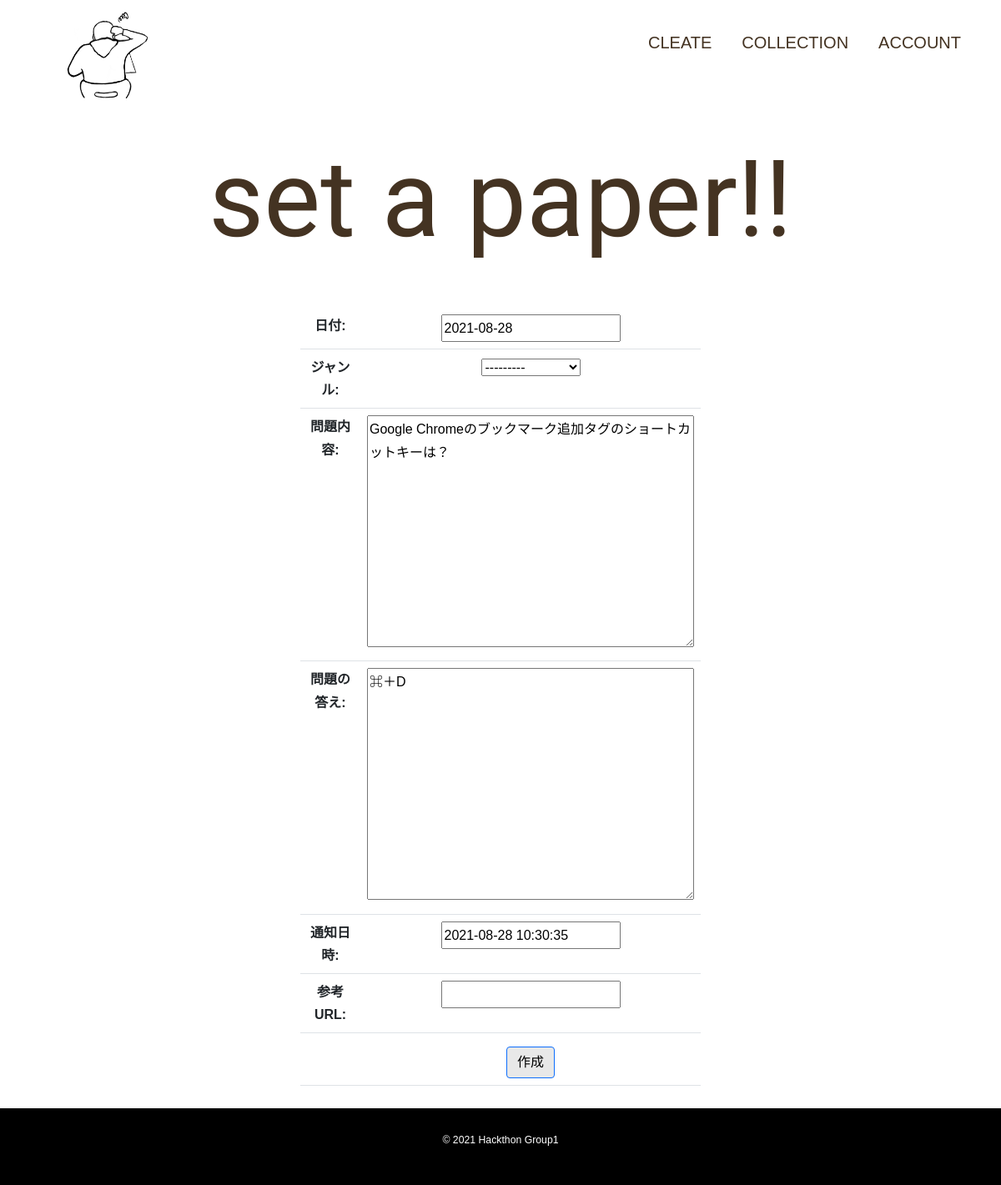
Page /posts/edit/2 on the earlier database version.
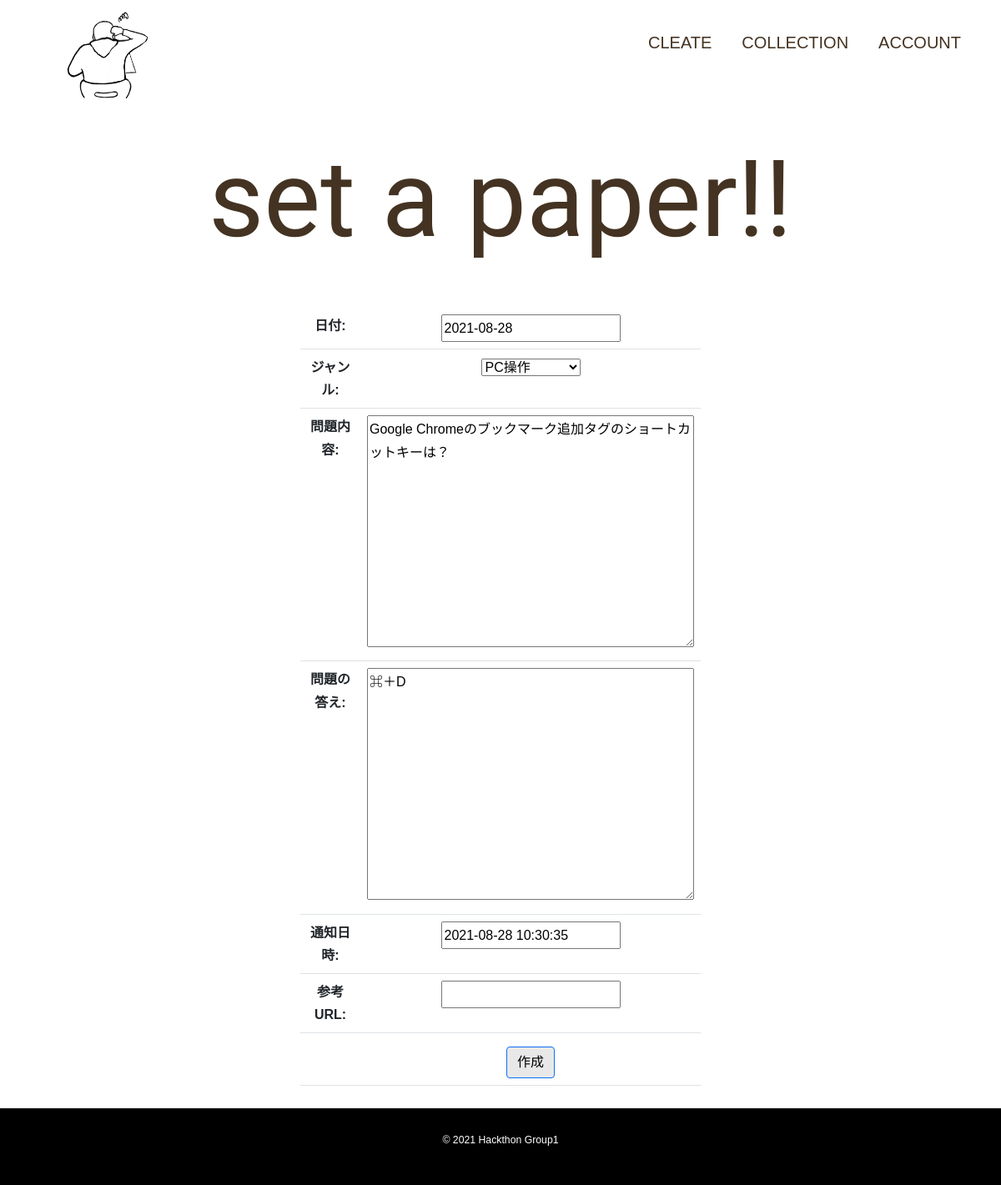
Same page on the later database version.
### posts/models.py (models this page shows, shortened)
class Post(models.Model):
    day = models.DateField(verbose_name='日付', default=timezone.now)
    pulldown = models.CharField(verbose_name='ジャンル',choices=CHOICES,max_length=10)
    text = models.TextField(verbose_name='問題内容', max_length=100)
    answer = models.TextField(verbose_name='問題の答え', max_length=100)
    created_at = models.DateTimeField(verbose_name='通知日時', default=timezone.now)
    reference = models.URLField(verbose_name='参考URL', max_length=200, null=True, blank=True)

### posts/views.py (the view)
# urls.py: path('edit/<int:num>', views.edit, name='edit'),
def edit(request, num):
    obj = Post.objects.get(id=num)
    if(request.method == 'POST'):
        post = PostForm(request.POST, instance=obj)
        post.save()
        return redirect(to='/posts')
    params = {
        'id':num,
        'form': PostForm(instance=obj),
    }
    return render(request, 'posts/edit.html', params)

### posts/forms.py
class PostForm(forms.ModelForm):
    class Meta:
        model = Post
        fields = ['day','pulldown','text','answer','created_at','reference']

### posts/templates/posts/edit.html (shortened to what this page needs)
{% load static %}
<!DOCTYPE html>
<html lang="ja">
  <head>
    <link rel="stylesheet" href="{% static 'posts/css/bootstrap.min.css' %}">
    <link rel="stylesheet" type="text/css" href="{% static 'posts/css/style.css' %}">
  </head>
 <body>
   <header class="page-header wrapper">
      <h1><a href="{% url 'top:top' %}"><img class="gazo" src="{% static 'posts/images/IMG_0015.PNG' %}" alt="Remind me ホーム"></a></h1>
      <nav>
          <ul class="main-nav">
            <li><a href="{% url 'create' %}">Cleate</a></li>
            <li><a href="{% url '問題一覧ページ' %}">Collection</a></li>
            <li><a href="">Account</a></li>
          </ul>
      </nav>
    </header>
    <div class="set">set a paper!!</div>
    <form class="form-container" action="{% url 'edit' id %}" method='post'>
     <table class="table">
      {{ form.as_table }}
          <tr><th><td>
              <input type="submit" value="作成"
              class="btn btn-primary mt-2">
          </td></th></tr>
        </table>
     </form>
     <footer>
        <div class="wrapper">
          <p><small>&copy; 2021 Hackthon Group1</small></p>
        </div>
      </footer>
 </body>
</html>

Differences in the rows shown:
changed Post "Google Chromeのブックマーク追加タグのショートカットキーは？": pulldown "---------" → "PC操作"
